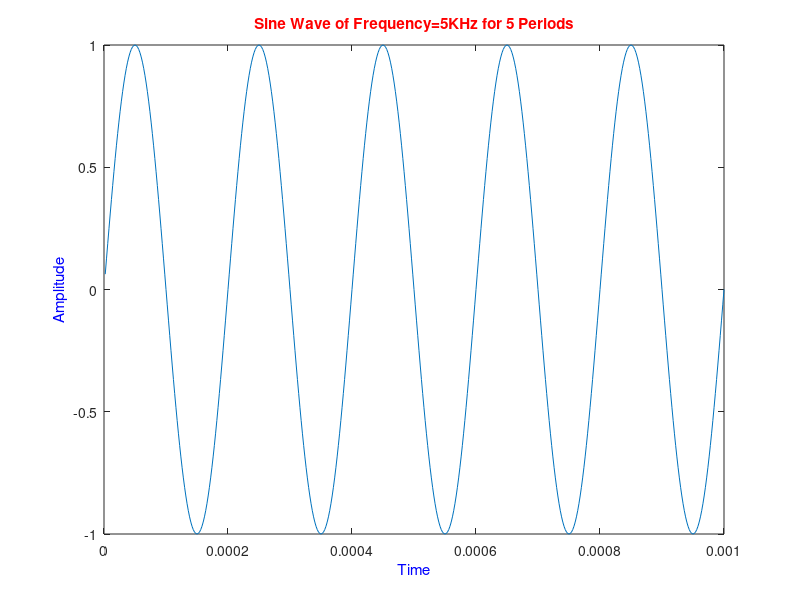
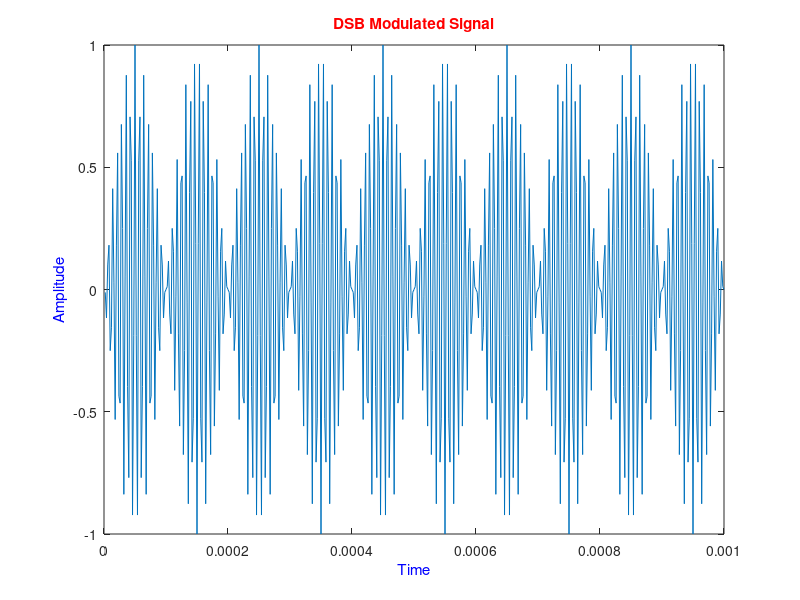
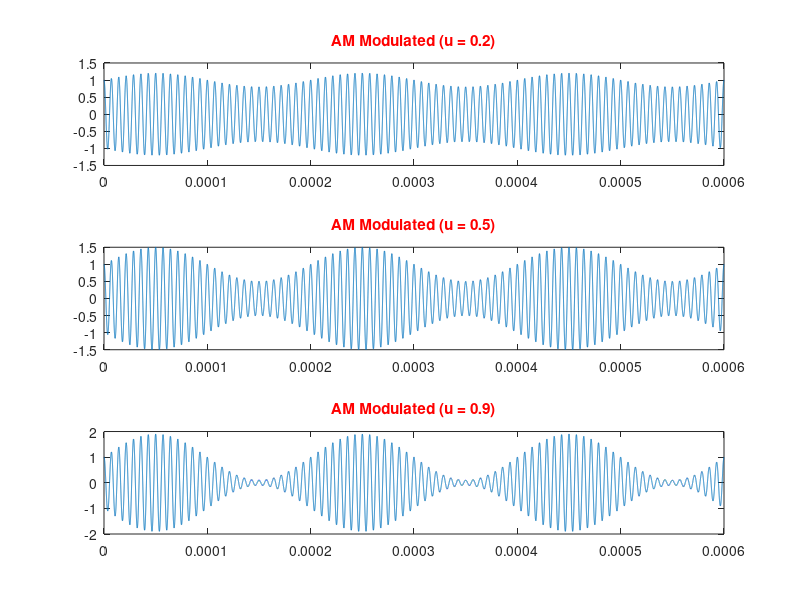

Recreate these plots in MATLAB, in order. (Note: this script raises an error after producing the figures.)
%% Part a
close all
clc

dt = 500000^(-1);
t = dt : dt : 0.001 ; % 5 signal periods
X = sin(2*pi*5000.*t);
figure
plot(t,X);
title('Sine Wave of Frequency=5KHz for 5 Periods','color','r');
xlabel('Time','color','b');
ylabel('Amplitude','color','b');

%% Part b
close all
clc

% Assuming Ac of Modulation = 1

X_c1 = cos(2*pi*140*1000.*t).*X;
figure
plot(t,X_c1);
title('DSB Modulated Signal','color','r');
xlabel('Time','color','b');
ylabel('Amplitude','color','b');

%% Part c
close all
clc
dt = 0.00000001;
t_new = dt : dt : 0.0006 ;
X = sin(2*pi*5000.*t_new);
% Assuming Ac of Modulation = 1
X_c2 = (1 + 0.2*X).*cos(2*pi*140*1000.*t_new);
X_c3 = (1 + 0.5*X).*cos(2*pi*140*1000.*t_new);
X_c4 = (1 + 0.9*X).*cos(2*pi*140*1000.*t_new);
figure
subplot(3,1,1)
plot(t_new,X_c2);
title('AM Modulated (u = 0.2)','color','r');
subplot(3,1,2)
plot(t_new,X_c3);
title('AM Modulated (u = 0.5)','color','r');
subplot(3,1,3)
plot(t_new,X_c4);
title('AM Modulated (u = 0.9)','color','r');
suptitle('AM Modulated Signal for Different Values of u');

%% Part d
close all
clc
dt = 500000^(-1);
t = dt : dt : 0.001;
h = 2*pi*6000.*exp(-2*pi*6000.*t);
plot(t,h);
title('Impulse Response','color','r');

%% Part e
close all
clc
dt = 500000^(-1);
t = dt : dt : 0.001 ;
X = sin(2*pi*5000.*t);
X_c1_Demod = X_c1.*cos(2*pi*140*1000.*t);
Y = 2*conv(X_c1_Demod,h)/500000;
Y_1 = Y(1 : 1+length(Y)/2); % Adjusting the limits for proper display
figure
subplot(2,1,1)
plot(t,Y_1);
title('Demodulated Signal','color','r');
subplot(2,1,2)
plot(t,X_c1);
title('Modulated Signal','color','r');
suptitle('AM Modulated and Demodulated Signal')
figure
plot(t,Y_1,'b');
title('Demodulated Signal and Original Message Signal','color','r');
hold on
plot(t,X,'r');

%% Part f
close all
clc
dt = 0.00000001;
t = dt : dt : 0.0006 ;
X = sin(2*pi*5000.*t);
% for signal 1
m = 0;
Y_2 = zeros(length(X_c2)+1,1);
Y_2(1)=X_c2(1);
for i = 1 : length(X_c2) - 1;
   
    if X_c2(i)>Y_2(i)
        diode_on = 1;
        m = 0;
        Y_2(i+1) = X_c2(i+1);
    else
        diode_on = 0;
    end 
    if diode_on == 0
        Y_2(i+1) = Y_2(i-m)*exp(-(m+1)*dt*140*40);
        m = m + 1;
    end
end
Y_2 = Y_2 - mean(Y_2); % DC Block
h = 2*pi*6000.*exp(-2*pi*6000.*t_new);% Low Pass filter Impulse Response
Y_22 = (0.2)^-1 *conv(Y_2,h)/1e8;% Compensating for u=0.2 and low passing
figure
subplot(3,1,1)
plot(t_new,Y_22(1:length(t_new)))
xlabel('Time','color','r')
ylabel('Amplitude','color','r')
title('Final Extracted Signal','color','b')
subplot(3,1,2)
plot(t_new,Y_2(1:length(Y_2)-1));
xlabel('Time','color','r')
ylabel('Amplitude','color','r')
title('Envelope Detector Output','color','b')
subplot(3,1,3)
plot(t_new,X_c2);
xlabel('Time','color','r')
ylabel('Amplitude','color','r')
title('Modulated Signal As input of Env Det.','color','b')
suptitle('Signal 1 (u = 0.2)')
% for signal 2
m = 0;
Y_3 = zeros(length(X_c3)+1,1);
Y_3(1)=X_c3(1);
for i = 1 : length(X_c3) - 1;
   
    if X_c3(i)>Y_3(i)
        diode_on = 1;
        m = 0;
        Y_3(i+1) = X_c3(i+1);
    else
        diode_on = 0;
    end 
    if diode_on == 0
        Y_3(i+1) = Y_3(i-m)*exp(-(m+1)*dt*140*40);
        m = m + 1;
    end
end
Y_3 = Y_3 - mean(Y_3); % DC Block
h = 2*pi*6000.*exp(-2*pi*6000.*t_new);% Low Pass filter Impulse Response
Y_33 = (0.5)^-1 *conv(Y_3,h)/1e8;% Compensating for u=0.5 and low passing
figure
subplot(3,1,1)
plot(t_new,Y_33(1:length(t_new)))
xlabel('Time','color','r')
ylabel('Amplitude','color','r')
title('Final Extracted Signal','color','b')
subplot(3,1,2)
plot(t_new,Y_3(1:length(Y_3)-1));
xlabel('Time','color','r')
ylabel('Amplitude','color','r')
title('Envelope Detector Output','color','b')
subplot(3,1,3)
plot(t_new,X_c3);
xlabel('Time','color','r')
ylabel('Amplitude','color','r')
title('Modulated Signal As input of Env Det.','color','b')
suptitle('Signal 2 (u=0.5)')
% for signal 3
m = 0;
diode_on = 0;
Y_4 = zeros(length(X_c4)+1,1);
Y_4(1)=X_c4(1);
for i = 1 : length(X_c4) - 1;
   
    if X_c4(i)>Y_4(i)
        diode_on = 1;
        m = 0;
        Y_4(i+1) = X_c4(i+1);
    else
        diode_on = 0;
    end 
    if diode_on == 0
        Y_4(i+1) = Y_4(i-m)*exp(-(m+1)*dt*140*40);
        m = m + 1;
    end
end
Y_4 = Y_4 - mean(Y_4); % DC Block
h = 2*pi*6000.*exp(-2*pi*6000.*t_new);% Low Pass filter Impulse Response
Y_44 = (0.9)^-1 *conv(Y_4,h)/1e8;% Compensating for u=0.9 and low passing
figure
subplot(3,1,1)
plot(t_new,Y_44(1:length(t_new)))
xlabel('Time','color','r')
ylabel('Amplitude','color','r')
title('Final Extracted Signal','color','b')
subplot(3,1,2)
plot(t_new,Y_4(1:length(Y_4)-1));
xlabel('Time','color','r')
ylabel('Amplitude','color','r')
title('Envelope Detector Output','color','b')
subplot(3,1,3)
plot(t_new,X_c4);
xlabel('Time','color','r')
ylabel('Amplitude','color','r')
title('Modulated Signal As input of Env Det.','color','b')
suptitle('Signal 3 (u=0.9)')
%% Result asked in part f
close all
clc

figure
subplot(3,1,1)
plot(t_new,Y_22(1:length(t_new)),'b')
hold on
plot(t_new,X,'r')
xlabel('Time','color','r')
ylabel('Amplitude','color','r')
title('Signal 1 (u=0.2)','color','b')
subplot(3,1,2)
plot(t_new,Y_33(1:length(t_new)),'b')
hold on
plot(t_new,X,'r')
xlabel('Time','color','r')
ylabel('Amplitude','color','r')
title('Signal 2 (u=0.5)','color','b')
subplot(3,1,3)
plot(t_new,Y_44(1:length(t_new)),'b')
hold on
plot(t_new,X,'r')
xlabel('Time','color','r')
ylabel('Amplitude','color','r')
title('Signal 3 (u=0.9)','color','b')
%% Part g

close all
clc
dt = 500000^(-1);
t = dt : dt : 0.001 ;
X = sin(2*pi*5000.*t);
X_c1 = cos(2*pi*140*1000.*t).*X;
h = 2*pi*6000.*exp(-2*pi*6000.*t);
X_c1_Demod = X_c1.*cos(2*pi*140*1000.*t + pi/10);
Y = 0.5*conv(X_c1_Demod,h)/500000;
Y_1 = Y(1 : 1+length(Y)/2);% adjusting for proper display
figure
subplot(2,1,1)
plot(t,Y_1);
title('Demodulated Signal (DSB)','color','r');
subplot(2,1,2)
plot(t,X);
title('Original Signal','color','r');
suptitle('Original and Demodulated(DSB) Signal')
figure
plot(t,Y_1,'b');
title('Demodulated Signal (DSB) and Original Signal','color','r');
hold on
plot(t,X,'r');
figure
text(0.05,0.58,'Phase Mismatchs of small quantities will not spoil the signal badly','color','b');
text(0.05,0.54,'and the effect of 2w_c is removed by low pass filter as well. Amplitude','color','b')
text(0.05,0.5,'of the output signal is weakend due to the effect of 0.5cos(phi)','color','b')
text(0.05,0.46,'It also causes a delay at the output signal from the input signal','color','b')
%% Part h
clc
close all

X_c1_Demod = X_c1.*cos(2*pi*140.5*1000.*t);% synchronous demodulation
Y = 0.5*conv(X_c1_Demod,h)/500000;% low passing
Y_1 = Y(1 : 1+length(Y)/2);% adjusting for proper display
figure
subplot(2,1,1)
plot(t,Y_1);
title('Demodulated Signal (DSB)','color','r');
subplot(2,1,2)
plot(t,X);
title('Original Signal','color','r');
suptitle('Original and Demodulated(DSB) Signal')
figure
plot(t,Y_1,'b');
title('Demodulated Signal (DSB) and Original Signal','color','r');
hold on
plot(t,X,'r');
figure
text(0.01,0.58,'Frequency Mismatch will cause phase reversal which is a crucial problem','color','b');
text(0.01,0.54,'and must be avoided. It also causes time variant variations of amplitude','color','b')
text(0.01,0.50,'casuing the intense difference of the output and input, thus this method','color','b')
text(0.01,0.46,'of demodulation''s performance is highly dependent on how well transmitter','color','b')
text(0.01,0.42,' carrier frequency and receiver carrier frequency are matched. So this method','color','b')
text(0.01,0.38,'is not a robust method and must be raplaced by a practically more robust','color','b')
text(0.01,0.34,' method. It also causes the output to have a delay from the input signal.','color','b')